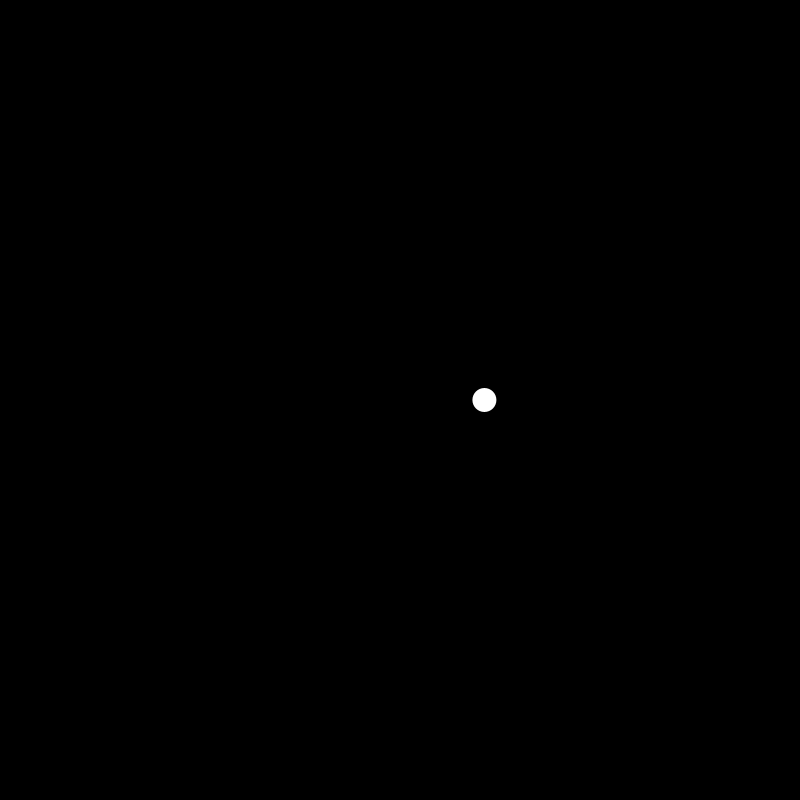
Frame 1 (no input)
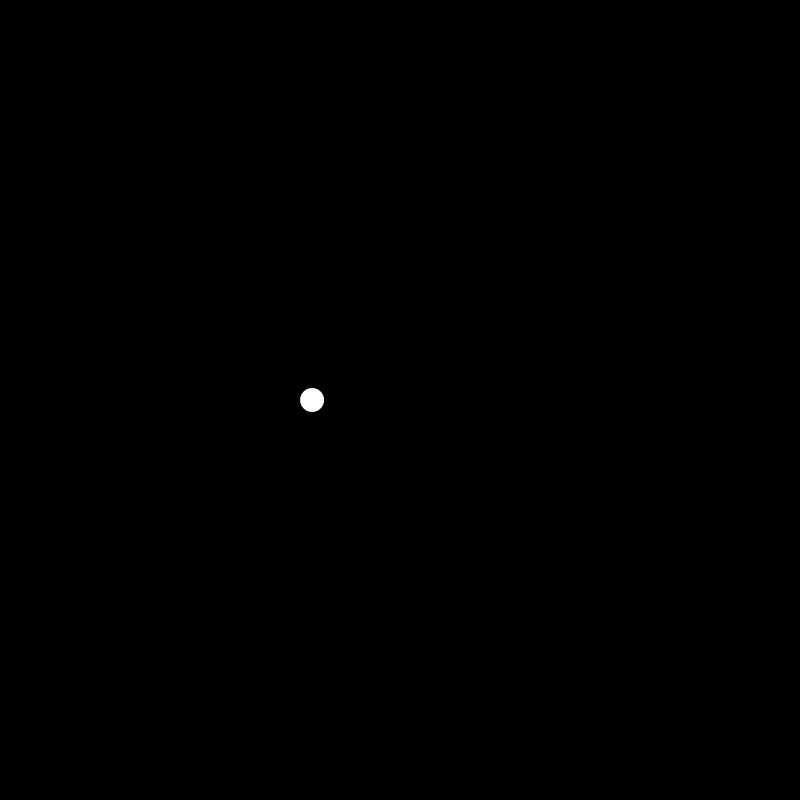
Frame 60 (the mouse pressed at the canvas centre just before this capture)
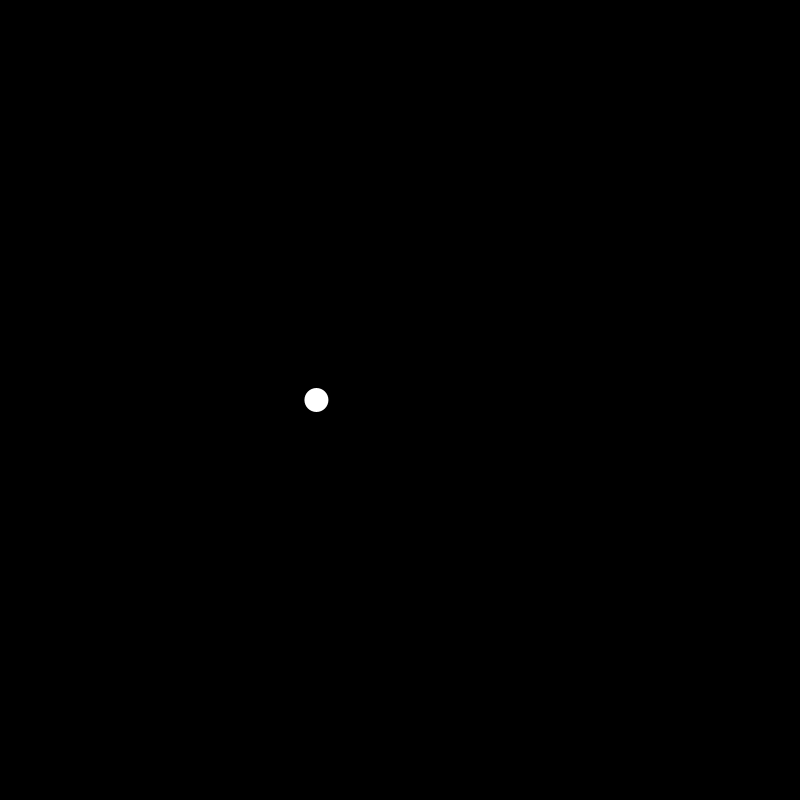
Frame 120 (the mouse held since frame 60 and released just before this capture)

The Processing sketch that drew these frames (run headless with seeded random() and noise(); from frame 60 on, the mouse is pressed at the canvas centre):

// Processing sketch: build
// ── build.pde
int stageW      = 800;
int stageH      = 800;
color bgC       = #000000;
String dataPATH = "../../data";

// ================================================================

void settings(){ 
	size(stageW, stageH);

}

// ================================================================

void setup() {
	background(bgC);

}

// ================================================================

float xoff = 0.01;

// ================================================================
void draw() {
	background(bgC);
	noStroke();
	
	// ================================================================

	// float x = random(width);
	float x = map(noise(xoff), 0, 1, 0, width);
	xoff += 0.01;
// ================================================================

	ellipse(x, height / 2, 24, 24);
}
